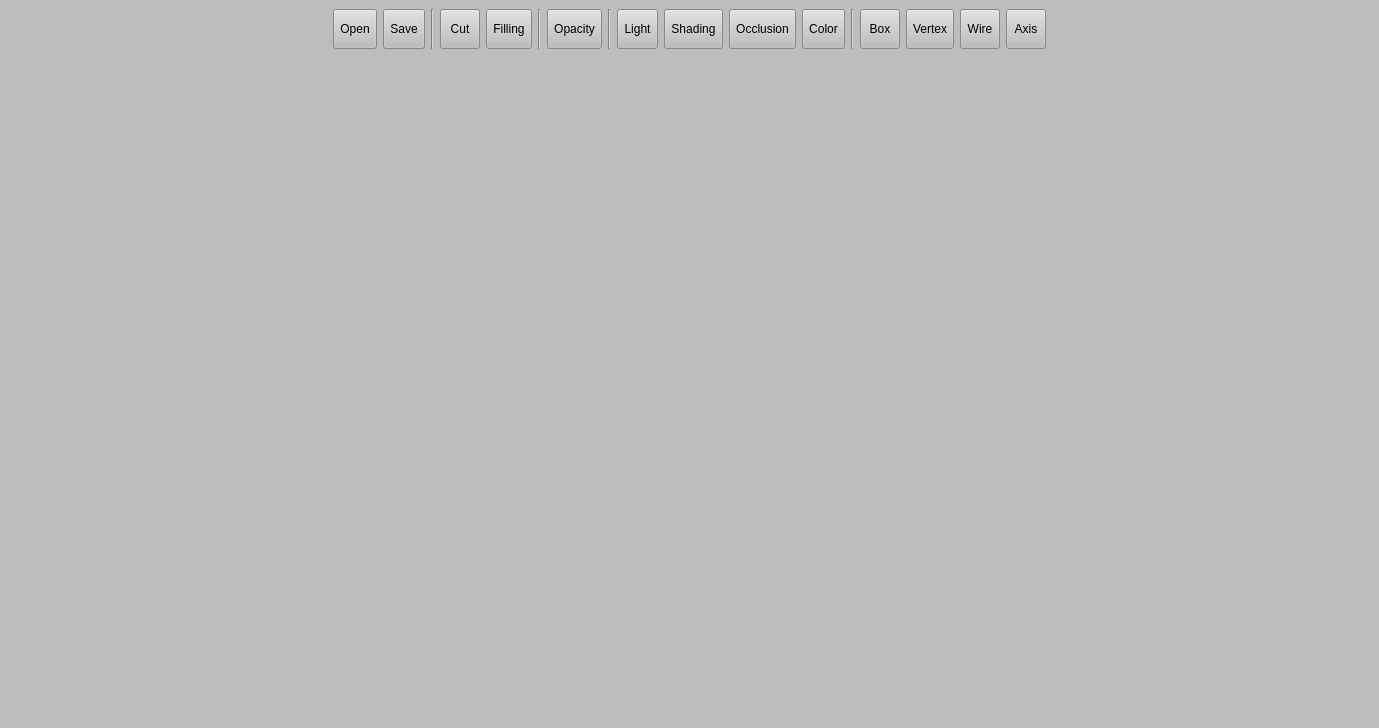
<?xml version="1.0" encoding="UTF-8"?>
<ui version="4.0">
 <class>STLViewer</class>
 <widget class="QWidget" name="STLViewer">
  <property name="geometry">
   <rect>
    <x>0</x>
    <y>0</y>
    <width>1379</width>
    <height>728</height>
   </rect>
  </property>
  <property name="windowTitle">
   <string>STLViewer</string>
  </property>
  <property name="styleSheet">
   <string notr="true">QWidget{

background-color: rgb(189, 189, 189);
}</string>
  </property>
  <layout class="QGridLayout" name="gridLayout_2">
   <property name="leftMargin">
    <number>0</number>
   </property>
   <property name="topMargin">
    <number>0</number>
   </property>
   <property name="rightMargin">
    <number>0</number>
   </property>
   <property name="bottomMargin">
    <number>0</number>
   </property>
   <item row="0" column="0">
    <layout class="QVBoxLayout" name="verticalLayout" stretch="0,1">
     <item>
      <layout class="QHBoxLayout" name="horizontalLayout">
       <item>
        <spacer name="horizontalSpacer">
         <property name="orientation">
          <enum>Qt::Horizontal</enum>
         </property>
         <property name="sizeHint" stdset="0">
          <size>
           <width>40</width>
           <height>20</height>
          </size>
         </property>
        </spacer>
       </item>
       <item>
        <widget class="QWidget" name="Mainwidget" native="true">
         <property name="focusPolicy">
          <enum>Qt::NoFocus</enum>
         </property>
         <property name="layoutDirection">
          <enum>Qt::RightToLeft</enum>
         </property>
         <property name="styleSheet">
          <string notr="true">QToolButton
{
	background-color:rgb(189,189,189);


}</string>
         </property>
         <layout class="QGridLayout" name="gridLayout">
          <item row="0" column="8">
           <widget class="QToolButton" name="ColortoolButton">
            <property name="minimumSize">
             <size>
              <width>40</width>
              <height>40</height>
             </size>
            </property>
            <property name="text">
             <string>Color</string>
            </property>
            <property name="icon">
             <iconset>
              <normaloff>../../Users/KOSA/Desktop/image/Color.png</normaloff>../../Users/KOSA/Desktop/image/Color.png</iconset>
            </property>
            <property name="iconSize">
             <size>
              <width>30</width>
              <height>30</height>
             </size>
            </property>
            <property name="toolButtonStyle">
             <enum>Qt::ToolButtonTextUnderIcon</enum>
            </property>
           </widget>
          </item>
          <item row="0" column="14">
           <widget class="Line" name="line_2">
            <property name="orientation">
             <enum>Qt::Vertical</enum>
            </property>
           </widget>
          </item>
          <item row="0" column="10">
           <widget class="QToolButton" name="ShadingtoolButton">
            <property name="minimumSize">
             <size>
              <width>40</width>
              <height>40</height>
             </size>
            </property>
            <property name="text">
             <string>Shading</string>
            </property>
            <property name="icon">
             <iconset>
              <normaloff>../../Users/KOSA/Desktop/image/Sha.png</normaloff>../../Users/KOSA/Desktop/image/Sha.png</iconset>
            </property>
            <property name="iconSize">
             <size>
              <width>30</width>
              <height>30</height>
             </size>
            </property>
            <property name="toolButtonStyle">
             <enum>Qt::ToolButtonTextUnderIcon</enum>
            </property>
           </widget>
          </item>
          <item row="0" column="15">
           <widget class="QToolButton" name="OpacitytoolButton">
            <property name="minimumSize">
             <size>
              <width>40</width>
              <height>40</height>
             </size>
            </property>
            <property name="text">
             <string>Opacity</string>
            </property>
            <property name="icon">
             <iconset>
              <normaloff>../../Users/KOSA/Desktop/image/Opacity.png</normaloff>../../Users/KOSA/Desktop/image/Opacity.png</iconset>
            </property>
            <property name="iconSize">
             <size>
              <width>30</width>
              <height>30</height>
             </size>
            </property>
            <property name="toolButtonStyle">
             <enum>Qt::ToolButtonTextUnderIcon</enum>
            </property>
           </widget>
          </item>
          <item row="0" column="13">
           <widget class="QToolButton" name="LighttoolButton">
            <property name="minimumSize">
             <size>
              <width>40</width>
              <height>40</height>
             </size>
            </property>
            <property name="text">
             <string>Light</string>
            </property>
            <property name="icon">
             <iconset>
              <normaloff>../../Users/KOSA/Desktop/image/light.png</normaloff>../../Users/KOSA/Desktop/image/light.png</iconset>
            </property>
            <property name="iconSize">
             <size>
              <width>30</width>
              <height>30</height>
             </size>
            </property>
            <property name="toolButtonStyle">
             <enum>Qt::ToolButtonTextUnderIcon</enum>
            </property>
           </widget>
          </item>
          <item row="0" column="20">
           <widget class="QToolButton" name="CuttoolButton">
            <property name="sizePolicy">
             <sizepolicy hsizetype="Minimum" vsizetype="Minimum">
              <horstretch>0</horstretch>
              <verstretch>0</verstretch>
             </sizepolicy>
            </property>
            <property name="minimumSize">
             <size>
              <width>40</width>
              <height>40</height>
             </size>
            </property>
            <property name="mouseTracking">
             <bool>true</bool>
            </property>
            <property name="styleSheet">
             <string notr="true">QPushButton:hover,QToolButton:hover {

  border-top-color: qlineargradient(x1: 0, y1: 0, x2: 0, y2: 1, stop: 0 #b2afaa, stop: 0.5 #4847a1, stop: 1 #7e7cb6);
  border-radius: 1px;
  border-top-width: 15px;
  border-bottom-color: qlineargradient(x1: 0, y1: 0, x2: 0, y2: 1, stop: 0 #7e7cb6, stop: 0.5 #4847a1, stop: 1 #b2afaa);
  border-bottom-width: 15px;
  background-color: qlineargradient(x1: 0, y1: 0, x2: 0, y2: 1, stop: 0 #e4e0e1, stop: 1 #cfcbcd);

}</string>
            </property>
            <property name="text">
             <string>Cut</string>
            </property>
            <property name="icon">
             <iconset>
              <normaloff>../../Users/KOSA/Desktop/image/cut.png</normaloff>../../Users/KOSA/Desktop/image/cut.png</iconset>
            </property>
            <property name="iconSize">
             <size>
              <width>30</width>
              <height>30</height>
             </size>
            </property>
            <property name="checkable">
             <bool>false</bool>
            </property>
            <property name="toolButtonStyle">
             <enum>Qt::ToolButtonTextUnderIcon</enum>
            </property>
            <property name="arrowType">
             <enum>Qt::NoArrow</enum>
            </property>
           </widget>
          </item>
          <item row="0" column="5">
           <widget class="QToolButton" name="VertextoolButton">
            <property name="minimumSize">
             <size>
              <width>40</width>
              <height>40</height>
             </size>
            </property>
            <property name="text">
             <string>Vertex</string>
            </property>
            <property name="icon">
             <iconset>
              <normaloff>../../Users/KOSA/Desktop/image/Vertex.png</normaloff>../../Users/KOSA/Desktop/image/Vertex.png</iconset>
            </property>
            <property name="iconSize">
             <size>
              <width>30</width>
              <height>30</height>
             </size>
            </property>
            <property name="toolButtonStyle">
             <enum>Qt::ToolButtonTextUnderIcon</enum>
            </property>
           </widget>
          </item>
          <item row="0" column="23">
           <widget class="QToolButton" name="OpentoolButton">
            <property name="minimumSize">
             <size>
              <width>40</width>
              <height>40</height>
             </size>
            </property>
            <property name="text">
             <string>Open</string>
            </property>
            <property name="icon">
             <iconset>
              <normaloff>../../Users/KOSA/Desktop/image/Open.png</normaloff>../../Users/KOSA/Desktop/image/Open.png</iconset>
            </property>
            <property name="iconSize">
             <size>
              <width>30</width>
              <height>30</height>
             </size>
            </property>
            <property name="toolButtonStyle">
             <enum>Qt::ToolButtonTextUnderIcon</enum>
            </property>
           </widget>
          </item>
          <item row="0" column="4">
           <widget class="QToolButton" name="WiretoolButton">
            <property name="minimumSize">
             <size>
              <width>40</width>
              <height>40</height>
             </size>
            </property>
            <property name="text">
             <string>Wire</string>
            </property>
            <property name="icon">
             <iconset>
              <normaloff>../../Users/KOSA/Desktop/image/LineView.png</normaloff>../../Users/KOSA/Desktop/image/LineView.png</iconset>
            </property>
            <property name="iconSize">
             <size>
              <width>30</width>
              <height>30</height>
             </size>
            </property>
            <property name="toolButtonStyle">
             <enum>Qt::ToolButtonTextUnderIcon</enum>
            </property>
           </widget>
          </item>
          <item row="0" column="6">
           <widget class="QToolButton" name="BoxtoolButton">
            <property name="minimumSize">
             <size>
              <width>40</width>
              <height>40</height>
             </size>
            </property>
            <property name="text">
             <string>Box</string>
            </property>
            <property name="icon">
             <iconset>
              <normaloff>../../Users/KOSA/Desktop/image/Box.png</normaloff>../../Users/KOSA/Desktop/image/Box.png</iconset>
            </property>
            <property name="iconSize">
             <size>
              <width>30</width>
              <height>30</height>
             </size>
            </property>
            <property name="toolButtonStyle">
             <enum>Qt::ToolButtonTextUnderIcon</enum>
            </property>
           </widget>
          </item>
          <item row="0" column="3">
           <widget class="QToolButton" name="AxistoolButton">
            <property name="minimumSize">
             <size>
              <width>40</width>
              <height>40</height>
             </size>
            </property>
            <property name="text">
             <string>Axis</string>
            </property>
            <property name="icon">
             <iconset>
              <normaloff>../../Users/KOSA/Desktop/image/Axis.png</normaloff>../../Users/KOSA/Desktop/image/Axis.png</iconset>
            </property>
            <property name="iconSize">
             <size>
              <width>30</width>
              <height>30</height>
             </size>
            </property>
            <property name="toolButtonStyle">
             <enum>Qt::ToolButtonTextUnderIcon</enum>
            </property>
           </widget>
          </item>
          <item row="0" column="19">
           <widget class="QToolButton" name="FillingtoolButton">
            <property name="minimumSize">
             <size>
              <width>40</width>
              <height>40</height>
             </size>
            </property>
            <property name="text">
             <string>Filling</string>
            </property>
            <property name="icon">
             <iconset>
              <normaloff>../../Users/KOSA/Desktop/image/filling.png</normaloff>../../Users/KOSA/Desktop/image/filling.png</iconset>
            </property>
            <property name="iconSize">
             <size>
              <width>30</width>
              <height>30</height>
             </size>
            </property>
            <property name="toolButtonStyle">
             <enum>Qt::ToolButtonTextUnderIcon</enum>
            </property>
           </widget>
          </item>
          <item row="0" column="7">
           <widget class="Line" name="line_3">
            <property name="orientation">
             <enum>Qt::Vertical</enum>
            </property>
           </widget>
          </item>
          <item row="0" column="9">
           <widget class="QToolButton" name="OcclusiontoolButton">
            <property name="minimumSize">
             <size>
              <width>40</width>
              <height>40</height>
             </size>
            </property>
            <property name="text">
             <string>Occlusion</string>
            </property>
            <property name="toolButtonStyle">
             <enum>Qt::ToolButtonTextUnderIcon</enum>
            </property>
           </widget>
          </item>
          <item row="0" column="22">
           <widget class="QToolButton" name="SavetoolButton">
            <property name="minimumSize">
             <size>
              <width>40</width>
              <height>40</height>
             </size>
            </property>
            <property name="text">
             <string>Save</string>
            </property>
            <property name="icon">
             <iconset>
              <normaloff>../../Users/KOSA/Desktop/image/Save.png</normaloff>../../Users/KOSA/Desktop/image/Save.png</iconset>
            </property>
            <property name="iconSize">
             <size>
              <width>30</width>
              <height>30</height>
             </size>
            </property>
            <property name="toolButtonStyle">
             <enum>Qt::ToolButtonTextUnderIcon</enum>
            </property>
           </widget>
          </item>
          <item row="0" column="18">
           <widget class="Line" name="line">
            <property name="orientation">
             <enum>Qt::Vertical</enum>
            </property>
           </widget>
          </item>
          <item row="0" column="21">
           <widget class="Line" name="line_4">
            <property name="orientation">
             <enum>Qt::Vertical</enum>
            </property>
           </widget>
          </item>
         </layout>
        </widget>
       </item>
       <item>
        <spacer name="horizontalSpacer_2">
         <property name="orientation">
          <enum>Qt::Horizontal</enum>
         </property>
         <property name="sizeHint" stdset="0">
          <size>
           <width>40</width>
           <height>20</height>
          </size>
         </property>
        </spacer>
       </item>
      </layout>
     </item>
     <item>
      <widget class="CustomVTKWidget" name="openGLWidget" native="true"/>
     </item>
    </layout>
   </item>
  </layout>
 </widget>
 <customwidgets>
  <customwidget>
   <class>CustomVTKWidget</class>
   <extends>QWidget</extends>
   <header>customvtkwidget.h</header>
  </customwidget>
 </customwidgets>
 <resources/>
 <connections/>
</ui>
